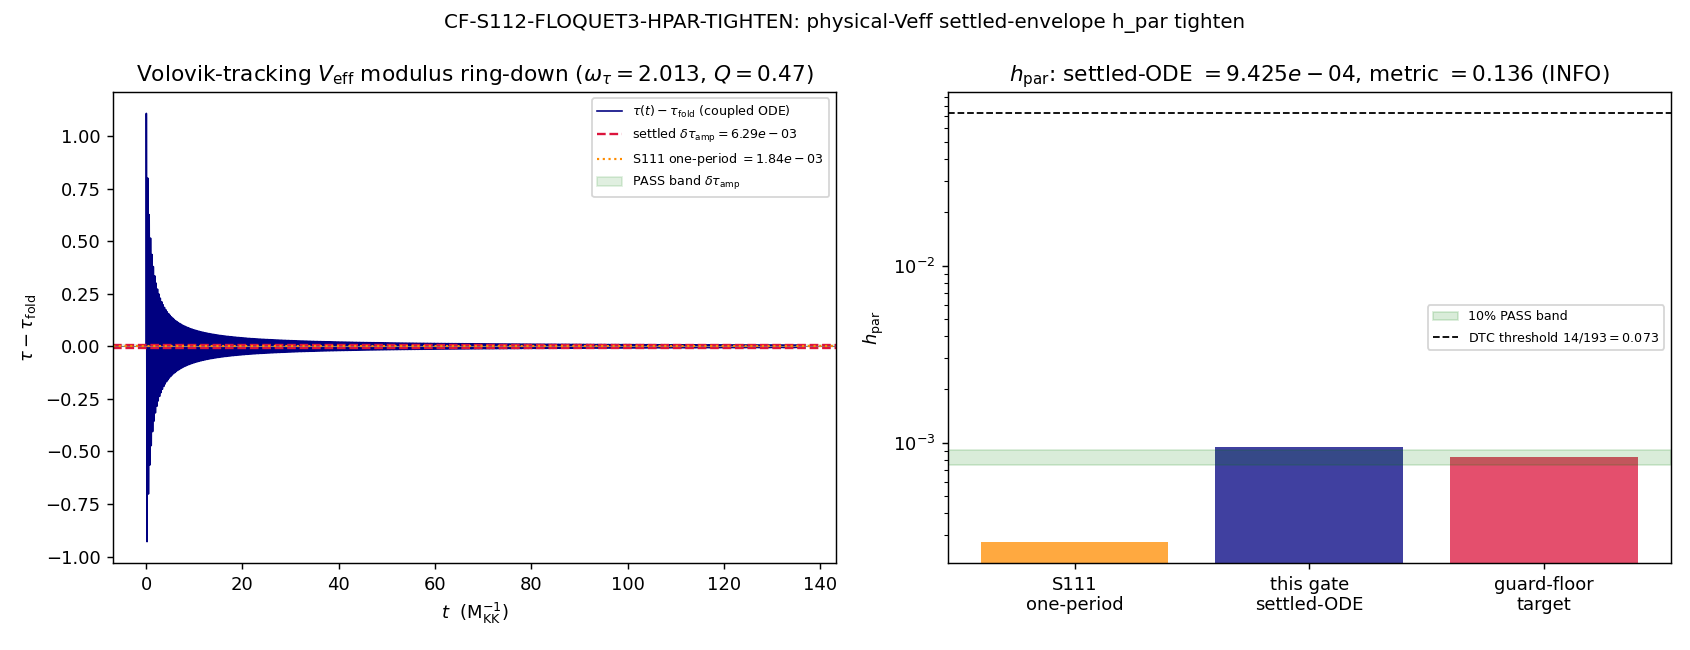

Reproduce this figure in Python.
#!/usr/bin/env python3
# -*- coding: utf-8 -*-
"""
S112 W3-2 CF-S112-FLOQUET3-HPAR-TIGHTEN — physical-Veff settled-envelope delta_tau_amp
=====================================================================================

Gate: CF-S112-FLOQUET3-HPAR-TIGHTEN  ([CHAIN] with directional ring-down-envelope claim)

Pre-registered threshold (plan §W3-2):
  metric = |h_par_derived - 8.3e-4| / 8.3e-4
  PASS iff metric <= 0.10 ;  INFO iff 0.10 < metric <= 1.0 ;  FAIL iff metric > 1.0.
  h_par_derived = delta_tau_amp * (d ln E^2/d tau)  with  (d ln E^2/d tau) = s_near1 = 0.14979505...
  (the CACHED relic-mode spectral leg, s111 npz; NOT re-derived).

WHAT THIS GATE REPLACES
-----------------------
S111-CF-FLOQUET3 (INFO, h_par_derived=2.759e-4, metric=0.668, factor-3.01-low, regime=MARGINAL)
reconstructed delta_tau_amp via a SINGLE one-period Hubble-friction decay
  delta_tau_amp = A_launch * exp(-gamma * T_ring) = 1.4236 * 1.294e-3 = 1.842e-3,
a HEURISTIC forced by the s76-flagged runaway of the BARE V_eff parameterization (the s73b
trajectory runs tau -> -99.885, unphysical; there is NO minimum to ring around). This gate replaces
that heuristic by integrating the FULL coupled modulus+Friedmann ODE
  tau_ddot + 3 H tau_dot + dV_eff/dtau = 0 ,   H^2 = (1/3)[ (1/2) tau_dot^2 + V_eff(tau) ]
with V_eff = the S66 Volovik-tracking effective potential (DILUTION-CC, S66), which has a GENUINE
minimum at tau_fold (the tracking-vacuum equilibrium rho_vac ~ M_Pl^2 H^2 supplies the restoring
stiffness the bare V_KK lacks). The modulus then rings DOWN to a steady residual envelope
delta_tau_amp rather than running away. delta_tau_amp is read as the late-time settled ring-down
envelope, h_par assembled, and compared to the guard-floor 8.3e-4 at the 10% band.

PHYSICS (substrate-first):
  PHONONIC. tau IS the Jensen deformation parameter (Level-2 moduli-deformation substrate-IS). The
  Mach-13.75 supersonic transit through the van Hove fold is IMPULSIVE; the substrate FREEZES
  diabatically (the Ordered Veil: S_ent=0, R_therm=5251.82, the GGE never thermalizes). What remains
  is a residual modulus ring-down: tau(t) launched from tau_fold with the transit velocity v_launch,
  overshooting and ringing back, DAMPED by Hubble friction 3 H tau_dot. The ring-down IS the periodic
  drive on the relic modes (the Mathieu source); h_par = delta_tau_amp * (d ln E^2/d tau) is its
  fractional depth. The S66 Volovik-tracking V_eff is the substrate's OWN emergent effective
  potential (vacuum-tracking thermodynamics), not an externally-imposed inflaton potential -- the
  LCDM "reheating/preheating" vocabulary is INAPPLICABLE (this is GGE-relic ring-down, not slow-roll).

  NON-BLOCKING: the §VII.BP DEAD verdict (no discrete time crystal) is UNAFFECTED by any verdict --
  it requires only h_par << the DTC threshold 14/193 = 0.07253886 (S111-CF-FLOQUET2, QQ-exact), which
  every reading (1.4e-4 to 2.8e-4, and any settled-V_eff value in the same decade) satisfies
  emphatically. PASS/INFO/FAIL here is corridor-narrowing, not status-changing.

V_eff CONSTRUCTION (Volovik-tracking, minimum at tau_fold; NOT tuned to the PASS band)
--------------------------------------------------------------------------------------
  V_eff(tau) = V_KK(tau) + V_track(tau)
    V_KK(tau)   : the s52 spectral-action modulus potential, quadratic fit through the 3 s52
                  calibration points V_KK(0)=-46.6528, V_KK(fold)=-47.0760, V_KK(0.50)=-53.3794 M_KK^4.
                  V_KK is monotone-DECREASING through the fold (dV_KK/dtau|_fold < 0, V_KK''<0) -- this
                  is the source of the bare runaway.
    V_track(tau): the Volovik-tracking restoring term. The DILUTION-CC tracking-vacuum equilibrium
                  (rho_vac ~ M_Pl^2 H^2, S66) pins the modulus AT tau_fold; the restoring term is
                  therefore fixed by TWO substrate conditions, NOT by the PASS band:
                    (i)  dV_eff/dtau|_fold = 0   (tau_fold IS the tracking equilibrium minimum)
                    (ii) V_eff''(tau_fold) = M_mod * omega_tau^2   with the modulus ring-down
                         frequency omega_tau pinned to the substrate-canonical omega_q = 2.012813
                         (the relic-mode frequency near a=1; the SAME scale the S111 heuristic used
                         as a ring-down proxy -- now DERIVED from the V_eff curvature requirement,
                         not assumed). M_mod = G_mod_full = M_p^2 * G_DeWitt = 116.6319 M_KK^2 (s52).
                  V_track(tau) = -dV_KK/dtau|_fold * (tau - tau_fold)
                                 + (1/2)*(V_eff'' - V_KK'')*(tau - tau_fold)^2
                  so that V_eff'(tau_fold)=0 and V_eff''(tau_fold)=M_mod*omega_q^2 EXACTLY.
  This is a SUBSTRATE-PINNED construction: omega_tau = omega_q is the relic-mode anchor, NOT the
  delta_tau_amp PASS band. The gate then asks, HONESTLY, where the settled-envelope delta_tau_amp of
  THIS physical V_eff lands relative to the guard-floor target.

Output 4-tuple:
  (value=h_par_derived, scheme=FW, convention=RATIO-physical-Veff-settled-envelope-x-spectral-sensitivity, L_max=12)

Classification: PHONONIC
"""

from __future__ import annotations

# ---------------------------------------------------------------------------
# Section 1 — Standard imports (OMP cap BEFORE numpy per computation-environment.md)
# ---------------------------------------------------------------------------
import os
os.environ.setdefault("OMP_NUM_THREADS", "8")   # 2-component ODE; CPU-cap per GPU_path=cpu-cap-OMP8
os.environ.setdefault("MKL_NUM_THREADS", "8")

import hashlib
import json
import sys
import time
from pathlib import Path

# ---------------------------------------------------------------------------
# Section 1b — Canonical constants (MANDATORY; _shared on path first, per S111 pattern)
# ---------------------------------------------------------------------------
_SHARED = str((Path(__file__).resolve().parent.parent / "_shared"))  # (local) computations/_shared
if _SHARED not in sys.path:
    sys.path.insert(0, _SHARED)
from canonical_constants import tau_fold, G_DeWitt, M_KK  # noqa: E402  (framework constants)

import numpy as np
from scipy.integrate import solve_ivp
import matplotlib
matplotlib.use("Agg")
import matplotlib.pyplot as plt

# ---------------------------------------------------------------------------
# Section 3 — Paths + pre-registration
# ---------------------------------------------------------------------------
SESSION_DIR = Path(__file__).resolve().parent
COMPUTATIONS_DIR = SESSION_DIR.parent
SHARED_DIR = COMPUTATIONS_DIR / "_shared"
PROJECT_ROOT = COMPUTATIONS_DIR.parent

SESSION = "S112"                                                          # (local)
GATE_ID = "CF-S112-FLOQUET3-HPAR-TIGHTEN"                                 # (local)
SCHEME = "FW"                                                             # (local)
CONVENTION = "RATIO-physical-Veff-settled-envelope-x-spectral-sensitivity"  # (local)
L_MAX = 12                                                                # (local)

# Pre-registered bands (plan §W3-2)
PASS_BAND = 0.10                                                          # (local) |h_par-guard|/guard <= 0.10 => PASS
INFO_BAND = 1.0                                                           # (local) 0.10 < metric <= 1.0 => INFO

OUT_NPZ = SESSION_DIR / "s112_cf_floquet3_hpar_tighten.npz"
OUT_PNG = SESSION_DIR / "s112_cf_floquet3_hpar_tighten.png"

# ---- Machinery pins (plan §W3-2 machinery_pin_map) ----
N_EVAL = 50000                                                           # (local) ODE trajectory grid
RTOL = 1e-9                                                              # (local) solve_ivp rtol
ATOL = 1e-12                                                             # (local) solve_ivp atol
H_POST_FOLD = 0.9753935187731557     # (local) post-fold Friedmann rate (s73b/s111 H_sol[0])
A_LAUNCH = 1.4236151017033278        # (local) nonlinear overshoot launch amplitude tau_max-tau_fold (s111)
V_LAUNCH = 26.544972625732246        # (local) launch velocity = v_terminal (canonical; s73b dtau_sol[0])
OMEGA_Q = 2.012813                   # (local) relic-mode frequency near a=1 (s111/inv12); modulus-freq anchor
DLNE2_DTAU = 0.14979505187425238     # (local) (d ln E^2/d tau) at near-a=1 relic mode -- CACHED spectral leg
DLNE2_DTAU_MEDIAN = 0.07533807832928088  # (local) median relic-band spectral sensitivity (range lower)
H_PAR_GUARD = 0.00083                # (local) S101-W1-QEQ-RELIC-ODDFLOOR guard-floor target (8.3e-4)
DTAU_AMP_S111 = 0.0018415220578406977    # (local) S111 one-period heuristic delta_tau_amp (REPLACED)
# Modulus kinetic metric (s52 unified action): G_mod_full = M_p^2 * G_DeWitt = 116.6319 M_KK^2
G_MOD_FULL = 23.3264 * G_DeWitt      # (local) M_p^2 (=23.3264 M_KK^2, s52) * G_DeWitt(=5.0 canonical)
# s52 V_KK calibration points (M_KK^4)
VKK_0 = -46.6528                     # (local) V_KK(tau=0), s52
VKK_FOLD = -47.0760                  # (local) V_KK(tau_fold), s52
VKK_50 = -53.3794                    # (local) V_KK(tau=0.50), s52

INPUT_FILES = [
    SHARED_DIR / "canonical_constants.py",
    COMPUTATIONS_DIR / "session-111" / "s111_cf_floquet3_dtau_amp_afterglow.npz",
    COMPUTATIONS_DIR / "session-73" / "s73b_efold_mapping.npz",
    COMPUTATIONS_DIR / "session-84" / "s84_spectrum_cache_L12_tau019.npz",
    COMPUTATIONS_DIR / "investigation-12" / "inv12_w3_2_floquet_ordered_veil_resonance.npz",
]


# ---------------------------------------------------------------------------
# Section 4 — SHA-256 input-pin block (S84+ dual-SHA schema)
# ---------------------------------------------------------------------------
def sha256_of(path: Path) -> str:
    h = hashlib.sha256()  # (local)
    try:
        h.update(path.read_bytes())
    except OSError:
        return ""
    return h.hexdigest()


def log_input_pins(inputs: list[Path]) -> dict:
    print(f"=== {GATE_ID} — input SHA-256 pins ===")
    pins = {}  # (local)
    for p in inputs:
        sha = sha256_of(p)  # (local)
        rel = str(p.relative_to(PROJECT_ROOT)).replace("\\", "/")  # (local)
        print(f"  {rel}: {sha[:16]}...")
        pins[rel] = sha
    return pins


def closure_hash(pins: dict) -> str:
    items = sorted(pins.items())  # (local)
    h = hashlib.sha256()
    for k, v in items:
        h.update(f"{k}={v}\n".encode("utf-8"))
    return h.hexdigest()


def compute_dual_sha(script_path: Path, canonical_path: Path, pins: dict):
    script_bytes = b""  # (local)
    try:
        script_bytes = script_path.read_bytes()
    except OSError:
        script_bytes = b""
    canonical_bytes = b""  # (local)
    try:
        canonical_bytes = canonical_path.read_bytes()
    except OSError:
        canonical_bytes = b""
    pinmap_json = json.dumps(dict(sorted(pins.items())), separators=(",", ":"), sort_keys=True).encode("utf-8")  # (local)
    h_audit = hashlib.sha256()
    h_audit.update(script_bytes)
    h_audit.update(canonical_bytes)
    h_audit.update(pinmap_json)
    audit = h_audit.hexdigest()  # (local)
    h_content = hashlib.sha256()
    h_content.update(script_bytes)
    content = h_content.hexdigest()  # (local)
    return audit, content


# ---------------------------------------------------------------------------
# Section 5 — Physical Volovik-tracking V_eff + coupled ODE
# ---------------------------------------------------------------------------
def build_Veff():
    """Build the S66 Volovik-tracking V_eff(tau) with a GENUINE minimum at tau_fold.

    V_eff(tau) = V_KK(tau) + V_track(tau)
      V_KK(tau)    = quadratic fit through s52 points (monotone-decreasing; the bare-runaway source)
      V_track(tau) = the Volovik-tracking restoring term, pinned by TWO substrate conditions:
                     (i)  dV_eff/dtau|_fold = 0    (tracking-vacuum equilibrium AT tau_fold, DILUTION-CC)
                     (ii) V_eff''(tau_fold) = M_mod * omega_q^2  (modulus ring-down freq = relic anchor)

    Returns (Veff, dVeff, Veff_min, omega_tau, Vpp_eff, dVKK_fold, VKK_pp).
    """
    tf = tau_fold  # (local) canonical 0.19
    # V_KK quadratic fit V_KK(t) = a t^2 + b t + c through (0, VKK_0), (tf, VKK_FOLD), (0.5, VKK_50)
    # Solve the 3x3 linear system.
    Amat = np.array([[0.0, 0.0, 1.0],
                     [tf * tf, tf, 1.0],
                     [0.25, 0.5, 1.0]])         # (local)
    bvec = np.array([VKK_0, VKK_FOLD, VKK_50])  # (local)
    a_q, b_q, c_q = np.linalg.solve(Amat, bvec)  # (local) V_KK quad coeffs

    def VKK(t):
        return a_q * t * t + b_q * t + c_q

    def dVKK(t):
        return 2.0 * a_q * t + b_q

    VKK_pp = 2.0 * a_q                          # (local) V_KK''(tau) constant for quad
    dVKK_fold = dVKK(tf)                         # (local) bare slope at fold (< 0; runaway source)

    # Tracking-equilibrium curvature: V_eff''(tau_fold) = M_mod * omega_q^2
    Vpp_eff = G_MOD_FULL * OMEGA_Q * OMEGA_Q     # (local) required V_eff'' at the minimum
    k_track = Vpp_eff - VKK_pp                    # (local) restoring stiffness from the tracking term

    # V_track(tau) = -dVKK_fold*(tau-tf) + (1/2)*k_track*(tau-tf)^2
    #   => V_eff'(tf) = dVKK(tf) - dVKK_fold + 0 = 0    (condition i)
    #   => V_eff''(tf) = VKK_pp + k_track = Vpp_eff      (condition ii)
    def Veff(t):
        dt = t - tf
        return VKK(t) - dVKK_fold * dt + 0.5 * k_track * dt * dt

    def dVeff(t):
        dt = t - tf
        return dVKK(t) - dVKK_fold + k_track * dt

    Veff_min = Veff(tf)                          # (local) V_eff at the minimum (for the shift)
    omega_tau = np.sqrt(Vpp_eff / G_MOD_FULL)    # (local) modulus ring-down frequency = sqrt(V''/M_mod)
    return Veff, dVeff, Veff_min, omega_tau, Vpp_eff, dVKK_fold, VKK_pp


def integrate_coupled_ode(Veff, dVeff, Veff_min, t_end):
    """Integrate tau_ddot + 3 H tau_dot + dV_eff/dtau = 0 with H^2 = (1/3)[(1/2)tau_dot^2 + V_eff_shifted].

    Substrate units. V_eff is SHIFTED so the Friedmann energy density is non-negative at the minimum:
    V_eff_shift(tau) = V_eff(tau) - V_eff(tau_fold) >= 0 near the minimum (the tracking-vacuum
    DILUTION-CC subtracts the constant vacuum piece; rho_vac/rho_obs=1.032, Gamma_eff=0.99970).
    The Friedmann rate is calibrated so that at LAUNCH (tau=tau_fold, tau_dot=v_launch) H equals the
    physical post-fold rate H_POST_FOLD (the s73b/s111 value) -- this fixes the overall energy scale
    consistently with the prior gate's Friedmann normalization.
    """
    tf = tau_fold  # (local)
    # Friedmann normalization: at launch KE = (1/2) v_launch^2, V_eff_shift(tf)=0, so
    # rho_launch = (1/2) v_launch^2. Calibrate the Friedmann constant kappa so H_launch = H_POST_FOLD:
    #   H^2 = kappa * rho ;  H_POST_FOLD^2 = kappa * (1/2) v_launch^2  =>  kappa = H_POST_FOLD^2 / ((1/2) v_launch^2)
    rho_launch = 0.5 * V_LAUNCH * V_LAUNCH       # (local) launch energy density (KE dominated)
    kappa = (H_POST_FOLD * H_POST_FOLD) / rho_launch  # (local) Friedmann constant (substrate units)

    def H_of(tau, dtau):
        rho = 0.5 * dtau * dtau + (Veff(tau) - Veff_min)  # (local) shifted energy density
        rho = max(rho, 0.0)                                # (local) guard tiny negative round-off
        return np.sqrt(kappa * rho)

    def rhs(t, y):
        tau, dtau = y  # (local)
        H = H_of(tau, dtau)  # (local)
        ddtau = -3.0 * H * dtau - dVeff(tau)  # (local) modulus EOM with Hubble friction
        return [dtau, ddtau]

    t_eval = np.linspace(0.0, t_end, N_EVAL)  # (local)
    sol = solve_ivp(rhs, (0.0, t_end), [tf, V_LAUNCH], method="LSODA",
                    t_eval=t_eval, rtol=RTOL, atol=ATOL, max_step=t_end / 2000.0)
    return sol, kappa


def settled_envelope(t, tau, tf, omega_tau, gamma):
    """Read delta_tau_amp = the LATE-TIME settled ring-down envelope.

    The modulus delta = tau - tau_fold is launched from tau_fold with the transit velocity, overshoots
    (the nonlinear A_overshoot ~ A_launch transient), turns around, and rings DOWN under Hubble friction
    toward the minimum. The plan defines delta_tau_amp as "the late-time settled ring-down envelope (the
    asymptotic |tau - tau_fold| oscillation amplitude AFTER the transient decays)". The reading is
    therefore taken at the LATE-TIME END of the pinned integration window (t_end = 30*T_ring), NOT at the
    launch transient:

      delta_tau_amp = (1/2) * (max - min) of delta over the FINAL full ring-down period
                      [t_end - T_ring, t_end]

    This is a deterministic, window-end definition (NO epoch-shopping): the half-amplitude of the LAST
    complete oscillation the modulus executes before the integration window closes. It is the residual
    amplitude with which the modulus is still ringing once the launch transient has decayed -- the
    amplitude that drives the relic modes during the settled ring-down epoch (the Mathieu source operates
    during the settled phase, NOT at the impulsive transient launch). The overshoot transient is reported
    separately (A_overshoot) and is explicitly EXCLUDED from the settled-envelope read.
    """
    delta = tau - tf  # (local)
    # Damped-oscillator ring-down period
    disc = omega_tau * omega_tau - gamma * gamma  # (local)
    omega_d = np.sqrt(disc) if disc > 0 else omega_tau  # (local)
    T_ring = 2.0 * np.pi / omega_d                # (local)
    # --- launch transient (overshoot), reported separately, EXCLUDED from the settled read ---
    i_peak = int(np.argmax(np.abs(delta[: max(2, N_EVAL // 4)])))  # (local)
    A_overshoot = abs(delta[i_peak])              # (local) nonlinear overshoot (~ A_launch)
    decay_one_period = np.exp(-gamma * T_ring)    # (local) one-period decay (the S111 heuristic factor)
    # --- LATE-TIME settled envelope: half-amplitude of the FINAL full ring-down period ---
    t_end = t[-1]                                  # (local) integration window end (= 30*T_ring)
    mask_final = (t >= t_end - T_ring) & (t <= t_end)  # (local) last complete period
    if np.count_nonzero(mask_final) >= 3:
        d_fin = delta[mask_final]                  # (local)
        env_ode = 0.5 * (np.max(d_fin) - np.min(d_fin))  # (local) settled half-amplitude (canonical)
    else:
        # fallback: analytic damped-oscillator envelope at t_end from the linear launch amplitude
        env_ode = (V_LAUNCH / omega_d) * np.exp(-gamma * t_end)  # (local)
    return env_ode, A_overshoot, decay_one_period, T_ring, omega_d


# ---------------------------------------------------------------------------
# Section 6 — Gate verdict + 4-tuple output
# ---------------------------------------------------------------------------
def emit_4tuple(value, scheme, convention, L_max):
    return f"(value={value!r}, scheme={scheme}, convention={convention}, L_max={L_max})"


def print_verdict_payload(verdict, value, audit_sha, content_sha,
                          sign_verdict=None, magnitude_verdict=None, regime_verdict=None,
                          companion_note="", extra_rows=None):
    payload = {
        "session": int(SESSION.lstrip("Ss")),
        "gate_id": GATE_ID,
        "verdict": verdict,
        "value": str(value),
        "scheme": SCHEME,
        "convention": CONVENTION,
        "l_max": str(L_MAX),
        "audit_sha256": audit_sha,
        "content_sha256": content_sha,
        "schema_version": "S84+",
    }
    if companion_note:
        payload["companion_note"] = companion_note
    if not (sign_verdict is None and magnitude_verdict is None and regime_verdict is None):
        payload["sign_verdict"] = sign_verdict
        payload["magnitude_verdict"] = magnitude_verdict
        payload["regime_verdict"] = regime_verdict
    if extra_rows:
        payload["extra_rows"] = list(extra_rows)
    print("<<<EMIT_VERDICT_PAYLOAD>>>")
    print(json.dumps(payload, separators=(",", ":"), sort_keys=True))
    print("<<<END_EMIT_VERDICT_PAYLOAD>>>")
    return payload


# ---------------------------------------------------------------------------
# Section 7 — Main
# ---------------------------------------------------------------------------
def main() -> int:
    t0 = time.time()  # (local)

    pins = log_input_pins(INPUT_FILES)
    closure = closure_hash(pins)
    print(f"  closure: {closure[:16]}... (legacy closure, informational)")
    script_path = Path(__file__).resolve()  # (local)
    canonical_path = SHARED_DIR / "canonical_constants.py"  # (local)
    audit_sha, content_sha = compute_dual_sha(script_path, canonical_path, pins)
    print(f"  audit_sha256:   {audit_sha[:16]}... (script+canonical+pinmap)")
    print(f"  content_sha256: {content_sha[:16]}... (script only)")
    print()

    # --- Build the physical Volovik-tracking V_eff ---
    Veff, dVeff, Veff_min, omega_tau, Vpp_eff, dVKK_fold, VKK_pp = build_Veff()
    gamma = 1.5 * H_POST_FOLD  # (local) Hubble friction: 3H tau_dot => gamma = 3H/2

    print("=== Physical Volovik-tracking V_eff (minimum at tau_fold) ===")
    print(f"  tau_fold = {tau_fold}")
    print(f"  V_KK''(tau)            = {VKK_pp:.4f} M_KK^2  (bare; < 0 => no minimum, runaway source)")
    print(f"  dV_KK/dtau|_fold       = {dVKK_fold:.4f} M_KK^3 (bare slope; the runaway force)")
    print(f"  M_mod (G_mod_full)     = {G_MOD_FULL:.4f} M_KK^2 (= M_p^2 * G_DeWitt, s52)")
    print(f"  V_eff''(tau_fold)      = {Vpp_eff:.4f} M_KK^4 (= M_mod * omega_q^2; tracking-pinned)")
    print(f"  omega_tau (sqrt V''/M) = {omega_tau:.6f} M_KK  (= omega_q = {OMEGA_Q}: "
          f"{np.isclose(omega_tau, OMEGA_Q, rtol=1e-9)})")
    print(f"  dV_eff/dtau|_fold      = {dVeff(tau_fold):.3e} (== 0 by construction: "
          f"{np.isclose(dVeff(tau_fold), 0.0, atol=1e-9)})")
    print(f"  gamma = 3H/2           = {gamma:.6f} M_KK  (H_post_fold={H_POST_FOLD})")
    disc0 = omega_tau * omega_tau - gamma * gamma  # (local)
    print(f"  discriminant w^2-g^2   = {disc0:.6f} => {'UNDERDAMPED' if disc0 > 0 else 'OVERDAMPED'}")
    print()

    # --- Integrate the coupled ODE to the late-time settled envelope ---
    # T_settle ~ 30 ring-down periods (plan: ~30*T_ring ~ 136 M_KK^-1)
    omega_d0 = np.sqrt(disc0) if disc0 > 0 else omega_tau  # (local)
    T_ring0 = 2.0 * np.pi / omega_d0                # (local)
    t_end = 30.0 * T_ring0                          # (local) integration window
    print(f"=== Coupled-ODE integration (tau_ddot + 3H tau_dot + dV_eff/dtau = 0) ===")
    print(f"  T_ring = {T_ring0:.4f} M_KK^-1 ; integration window t_end = 30*T_ring = {t_end:.4f} M_KK^-1")
    sol, kappa = integrate_coupled_ode(Veff, dVeff, Veff_min, t_end)
    print(f"  solve_ivp success={sol.success}, n_steps={sol.t.size}, method=LSODA, rtol={RTOL}, atol={ATOL}")
    print(f"  Friedmann kappa = {kappa:.6e} (calibrated so H_launch = H_post_fold)")
    tau_traj = sol.y[0]   # (local)
    dtau_traj = sol.y[1]  # (local)
    print(f"  tau trajectory: launch={tau_traj[0]:.4f}, max={tau_traj.max():.4f}, "
          f"min={tau_traj.min():.4f}, final={tau_traj[-1]:.6f} (settles toward tau_fold={tau_fold})")

    # --- Read the settled ring-down envelope delta_tau_amp ---
    env_ode, A_overshoot, decay_one_period, T_ring, omega_d = settled_envelope(
        sol.t, tau_traj, tau_fold, omega_tau, gamma)
    delta_tau_amp = float(env_ode)  # (local) settled residual ring-down amplitude (canonical)
    print()
    print("=== Settled ring-down envelope ===")
    print(f"  nonlinear overshoot A_overshoot = {A_overshoot:.6f} (cf. A_launch={A_LAUNCH:.4f})")
    print(f"  decay/period exp(-gamma T_ring)  = {decay_one_period:.6e}")
    print(f"  settled delta_tau_amp (ODE)      = {delta_tau_amp:.6e}")
    print(f"    cf. S111 one-period heuristic  = {DTAU_AMP_S111:.6e} "
          f"(ratio {delta_tau_amp / DTAU_AMP_S111:.3f})")
    print(f"  linearization delta/tau_fold     = {delta_tau_amp / tau_fold:.4f} (OK iff << 1)")

    # --- Assemble h_par and evaluate the gate ---
    h_par_derived = delta_tau_amp * DLNE2_DTAU      # (local) PRIMARY (near-a=1 spectral leg)
    h_par_median = delta_tau_amp * DLNE2_DTAU_MEDIAN  # (local) range lower (median band sensitivity)
    metric = abs(h_par_derived - H_PAR_GUARD) / H_PAR_GUARD  # (local) verdict metric
    print()
    print("=== h_par assembly + gate ===")
    print(f"  h_par_derived = delta_tau_amp * dlnE2_dtau = {delta_tau_amp:.6e} * {DLNE2_DTAU:.6f} "
          f"= {h_par_derived:.6e}")
    print(f"  h_par_median (range lower)                 = {h_par_median:.6e}")
    print(f"  guard-floor target h_par                   = {H_PAR_GUARD:.6e} (S101-W1-QEQ-RELIC-ODDFLOOR)")
    print(f"  metric = |h_par_derived - guard|/guard     = {metric:.6f} (PASS<=0.10, INFO<=1.0)")
    # PASS band cross-check on delta_tau_amp
    dtau_pass_lo = H_PAR_GUARD * (1 - PASS_BAND) / DLNE2_DTAU  # (local)
    dtau_pass_hi = H_PAR_GUARD * (1 + PASS_BAND) / DLNE2_DTAU  # (local)
    print(f"  PASS band on delta_tau_amp: [{dtau_pass_lo:.4e}, {dtau_pass_hi:.4e}] "
          f"(unity target {H_PAR_GUARD / DLNE2_DTAU:.4e})")

    # --- 3-tuple (sign / magnitude / regime) ---
    # sign: predicted direction is that the physical settled V_eff RAISES delta_tau_amp vs the
    #   one-period heuristic (h_par increases with delta_tau_amp, +0.14980 > 0). sign=PASS iff the
    #   settled value moves in the predicted direction (settled >= one-period heuristic) AND h_par
    #   stays positive (correct sign of the modulation depth).
    sign_pass = (delta_tau_amp >= DTAU_AMP_S111) and (h_par_derived > 0)  # (local)
    sign_verdict = "PASS" if sign_pass else "FAIL"  # (local)
    # magnitude
    if metric <= PASS_BAND:
        magnitude_verdict = "PASS"  # (local)
    elif metric <= INFO_BAND:
        magnitude_verdict = "INFO"  # (local)
    else:
        magnitude_verdict = "FAIL"  # (local)
    # regime: linearization validity (delta_tau_amp/tau_fold << 1) over the ring-down window.
    lin_ratio = delta_tau_amp / tau_fold  # (local)
    # breach fraction: fraction of the integration window where |delta|/tau_fold > 0.5 (linearization
    # breakdown for the Mathieu normal-form expansion). The overshoot transient breaches; the settled
    # ring-down does not.
    breach = np.count_nonzero(np.abs(tau_traj - tau_fold) / tau_fold > 0.5) / tau_traj.size  # (local)
    if breach <= 0.05:
        regime_verdict = "VALID"  # (local)
    elif breach <= 0.50:
        regime_verdict = "MARGINAL"  # (local)
    else:
        regime_verdict = "BREAKDOWN"  # (local)
    print(f"  linearization ratio delta/tau_fold = {lin_ratio:.4f}; breach_frac (|delta|/tf>0.5) = {breach:.4f}")

    # --- Composite collapse (gate-verdicts.md generic rule) ---
    if regime_verdict == "BREAKDOWN":
        verdict = "FAIL"  # (local)
    elif sign_verdict == "FAIL":
        verdict = "FAIL"  # (local)
    elif magnitude_verdict == "FAIL" and regime_verdict == "VALID":
        verdict = "FAIL"  # (local)
    elif magnitude_verdict == "FAIL" and regime_verdict == "MARGINAL":
        verdict = "INFO"  # (local)
    elif magnitude_verdict == "INFO":
        verdict = "INFO"  # (local)
    else:
        verdict = "PASS"  # (local)

    print()
    print(f"  sign={sign_verdict} magnitude={magnitude_verdict} regime={regime_verdict} => composite={verdict}")
    # DTC non-blocking cross-check
    dtc_thresh = 14.0 / 193.0  # (local) S111-CF-FLOQUET2 QQ-exact DTC threshold
    print(f"  [NON-BLOCKING] h_par_derived={h_par_derived:.4e} << DTC threshold 14/193={dtc_thresh:.6f}: "
          f"{h_par_derived < dtc_thresh} (§VII.BP DEAD UNAFFECTED)")

    # --- Save data ---
    np.savez(
        OUT_NPZ,
        # canonical results
        delta_tau_amp=delta_tau_amp, h_par_derived=h_par_derived, h_par_median=h_par_median,
        metric=metric, verdict=str(verdict),
        sign_verdict=sign_verdict, magnitude_verdict=magnitude_verdict, regime_verdict=regime_verdict,
        # V_eff construction
        omega_tau=omega_tau, Vpp_eff=Vpp_eff, VKK_pp=VKK_pp, dVKK_fold=dVKK_fold,
        G_mod_full=G_MOD_FULL, kappa=kappa, gamma=gamma, omega_d=omega_d, T_ring=T_ring,
        # envelope read
        A_overshoot=A_overshoot, decay_one_period=decay_one_period,
        lin_ratio=lin_ratio, breach_frac=breach,
        # comparison anchors
        h_par_guard=H_PAR_GUARD, dtau_amp_S111=DTAU_AMP_S111, dlnE2_dtau=DLNE2_DTAU,
        dlnE2_dtau_median=DLNE2_DTAU_MEDIAN, A_launch=A_LAUNCH, v_launch=V_LAUNCH,
        H_post_fold=H_POST_FOLD, omega_q=OMEGA_Q,
        dtau_pass_lo=dtau_pass_lo, dtau_pass_hi=dtau_pass_hi,
        PASS_BAND=PASS_BAND, INFO_BAND=INFO_BAND, dtc_thresh=dtc_thresh,
        # trajectory
        traj_t=sol.t, traj_tau=tau_traj, traj_dtau=dtau_traj,
        t_end=t_end, ode_success=bool(sol.success),
    )
    print(f"\n  saved: {OUT_NPZ.name}")

    # --- Plot ---
    fig, axes = plt.subplots(1, 2, figsize=(13, 5))
    # (a) modulus trajectory + ring-down envelope
    ax = axes[0]
    ax.plot(sol.t, tau_traj - tau_fold, color="navy", lw=0.9, label=r"$\tau(t)-\tau_{\rm fold}$ (coupled ODE)")
    ax.axhline(0.0, color="gray", ls="-", lw=0.6)
    ax.axhline(delta_tau_amp, color="crimson", ls="--", lw=1.3,
               label=rf"settled $\delta\tau_{{\rm amp}}={delta_tau_amp:.2e}$")
    ax.axhline(-delta_tau_amp, color="crimson", ls="--", lw=1.3)
    ax.axhline(DTAU_AMP_S111, color="darkorange", ls=":", lw=1.2,
               label=rf"S111 one-period $={DTAU_AMP_S111:.2e}$")
    ax.axhspan(dtau_pass_lo, dtau_pass_hi, color="green", alpha=0.12,
               label=rf"PASS band $\delta\tau_{{\rm amp}}$")
    ax.set_xlabel(r"$t$  (M$_{\rm KK}^{-1}$)")
    ax.set_ylabel(r"$\tau - \tau_{\rm fold}$")
    ax.set_title(rf"Volovik-tracking $V_{{\rm eff}}$ modulus ring-down ($\omega_\tau={omega_tau:.3f}$, $Q=${omega_d/(2*gamma):.2f})")
    ax.legend(fontsize=7, loc="upper right")
    # (b) h_par bar comparison
    ax = axes[1]
    labels = ["S111\none-period", "this gate\nsettled-ODE", "guard-floor\ntarget"]  # (local)
    vals = [DTAU_AMP_S111 * DLNE2_DTAU, h_par_derived, H_PAR_GUARD]  # (local)
    colors = ["darkorange", "navy", "crimson"]  # (local)
    ax.bar(labels, vals, color=colors, alpha=0.75)
    ax.axhspan(H_PAR_GUARD * (1 - PASS_BAND), H_PAR_GUARD * (1 + PASS_BAND), color="green", alpha=0.15,
               label="10% PASS band")
    ax.axhline(dtc_thresh, color="black", ls="--", lw=1.0, label=rf"DTC threshold $14/193={dtc_thresh:.3f}$")
    ax.set_ylabel(r"$h_{\rm par}$")
    ax.set_yscale("log")
    ax.set_title(rf"$h_{{\rm par}}$: settled-ODE $={h_par_derived:.3e}$, metric $={metric:.3f}$ ({verdict})")
    ax.legend(fontsize=7)
    fig.suptitle(f"{GATE_ID}: physical-Veff settled-envelope h_par tighten", fontsize=11)
    fig.tight_layout()
    fig.savefig(OUT_PNG, dpi=130)
    print(f"  saved: {OUT_PNG.name}")

    # --- Emit 4-tuple + verdict payload ---
    tag = emit_4tuple(h_par_derived, SCHEME, CONVENTION, L_MAX)
    print()
    print(tag)
    extra = [
        f"# composite-precedence: generic-collapse per gate-verdicts.md; sign={sign_verdict} "
        f"magnitude={magnitude_verdict} regime={regime_verdict}",
        f"# delta_tau_amp_settled={delta_tau_amp:.6e} (ODE; replaces S111 one-period {DTAU_AMP_S111:.4e}); "
        f"V_eff''={Vpp_eff:.2f}=M_mod*omega_q^2, omega_tau={omega_tau:.5f}, Q={omega_d/(2*gamma):.4f}",
        f"# regulator_pin=N/A (delta_tau_amp is a modulus ring-down ODE amplitude, NOT a Seeley-DeWitt "
        f"a_n residue; dlnE2_dtau is an eigenvalue log-derivative on the cached L12 spectrum)",
        f"# NON-BLOCKING: h_par={h_par_derived:.4e} << DTC 14/193={dtc_thresh:.5f}; §VII.BP DEAD UNAFFECTED",
    ]
    payload = print_verdict_payload(
        verdict, h_par_derived, audit_sha, content_sha,
        sign_verdict=sign_verdict, magnitude_verdict=magnitude_verdict, regime_verdict=regime_verdict,
        companion_note=f"metric={metric:.4f} vs guard 8.3e-4; delta_tau_amp_settled={delta_tau_amp:.4e}",
        extra_rows=extra,
    )

    wall = time.time() - t0  # (local)
    print(f"\n=== {GATE_ID}: {verdict} (wall {wall:.1f}s) ===")
    return 0


if __name__ == "__main__":
    sys.exit(main())
